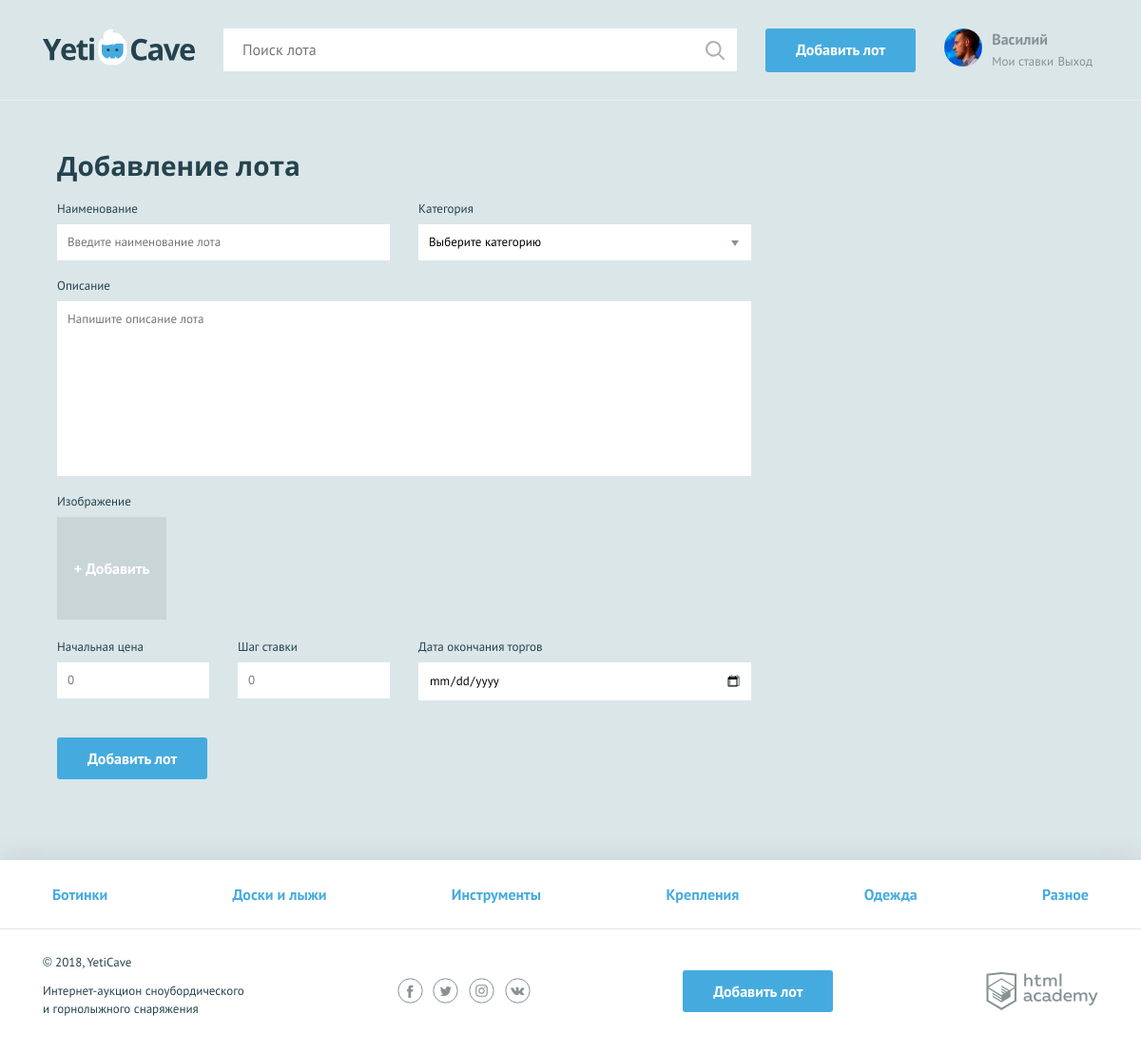
The page /add.php (signed in) on the database its author committed.
### tables this page shows
CREATE TABLE `categories` (
  `id` INT UNSIGNED AUTO_INCREMENT PRIMARY KEY,
  `title` VARCHAR(128) NOT NULL UNIQUE
);

### functions.php (called while the page is built, shortened)
<?php
function include_template($name, $data) {
    $name = 'templates/' . $name;
    extract($data);
    require $name;
    $result = ob_get_clean();
    return $result;
}
function get_categories($connect) {
    $sql = 'SELECT `id`, `title` FROM categories';
    $res = mysqli_query($connect, $sql);
    if($res) {
        $categories = mysqli_fetch_all($res, MYSQLI_ASSOC);
        return $categories;
    }
}

### templates/add_lot.php (the view, shortened to what this page needs)
<?php $classname = count($errors) ? ' form--invalid' : ''; ?>
<form class="form form--add-lot container <?=$classname;?>" action="../add.php" method="post" enctype="multipart/form-data">
    <h2>Добавление лота</h2>
    <div class="form__container-two">
        <?php $classname = isset($errors['title']) ? 'form__item--invalid' : '';
        $value = isset($lot['title']) ? $lot['title'] : ''; ?>
        <div class="form__item <?=$classname;?>">
            <label for="lot-name">Наименование</label>
            <input id="lot-name" type="text" name="lot[title]" placeholder="Введите наименование лота" value="<?=$value;?>" required>
        </div>
        <?php $classname = isset($errors['category']) ? 'form__item--invalid' : '';
        $value = isset($lot['category']) ? $lot['category'] : ''; ?>
        <div class="form__item <?=$classname;?>">
            <label for="category">Категория</label>
            <select id="category" name="lot[category]" required>
                <option>Выберите категорию</option>
            </select>
        </div>
    </div>
    <?php $classname = isset($errors['desc']) ? 'form__item--invalid' : '';
    $value = isset($lot['desc']) ? $lot['desc'] : ''; ?>
    <div class="form__item form__item--wide <?=$classname;?>">
        <label for="message">Описание</label>
        <textarea id="message" name="lot[desc]" placeholder="Напишите описание лота" required><?=$value;?></textarea>
    </div>
    <?php $classname = isset($lot['lot_picture']) ? 'form__item--uploaded' : ''; ?>
    <div class="form__item form__item--file <?=$classname;?>">
        <label>Изображение</label>
        <div class="form__input-file">
            <label for="photo2">
                <span>+ Добавить</span>
            </label>
        </div>
    </div>
    <div class="form__container-three">
        <?php $classname = isset($errors['start_price']) ? 'form__item--invalid' : '';
        $value = isset($lot['start_price']) ? $lot['start_price'] : ''; ?>
        <div class="form__item form__item--small <?=$classname;?>">
            <label for="lot-rate">Начальная цена</label>
            <input id="lot-rate" type="number" name="lot[start_price]" placeholder="0" value="<?=$value;?>" required>
        </div>
        <?php $classname = isset($errors['step']) ? 'form__item--invalid' : '';
        $value = isset($lot['step']) ? $lot['step'] : ''; ?>
        <div class="form__item form__item--small <?=$classname;?>">
            <label for="lot-step">Шаг ставки</label>
            <input id="lot-step" type="number" name="lot[step]" placeholder="0" value="<?=$value;?>" required>
        </div>
        <?php $classname = isset($errors['completion_date']) ? 'form__item--invalid' : '';
        $value = isset($lot['completion_date']) ? $lot['completion_date'] : ''; ?>
        <div class="form__item <?=$classname;?>">
            <label for="lot-date">Дата окончания торгов</label>
            <input class="form__input-date" id="lot-date" type="date" name="lot[completion_date]" value="<?=$value;?>" required>
        </div>
    </div>
    <button type="submit" class="button">Добавить лот</button>
</form>

### templates/layout.php (shortened to what this page needs)
<!DOCTYPE html>
<html lang="ru">
<head>
    <link href="css/normalize.min.css" rel="stylesheet">
    <link href="css/style.css" rel="stylesheet">
</head>
<body>
<div class="page-wrapper">
    <header class="main-header">
        <div class="main-header__container container">
            <a class="main-header__logo"<?php if ($_SERVER['REQUEST_URI'] !== '/' && $_SERVER['REQUEST_URI'] !== '/index.php'): ?>href="index.php"<?php endif; ?>>
                <img src="img/logo.svg" width="160" height="39" alt="Логотип компании YetiCave">
            </a>
            <form class="main-header__search" method="get" action="../search.php">
                <input type="search" name="search" placeholder="Поиск лота" value="<?=$search;?>">
                <input class="main-header__search-btn" type="submit" name="find" value="Найти">
            </form>
            <a class="main-header__add-lot button" href="add.php">Добавить лот</a>
            <nav class="user-menu">
                <?php if (!empty($is_auth)): ?>
                    <div class="user-menu__image">
                        <?php if ($is_auth['avatar'] !== 'NULL'): ?>
                          <img src="<?=$is_auth['avatar'];?>" width="40" height="40" alt="Пользователь">
                        <?php endif; ?>
                    </div>
                    <div class="user-menu__logged">
                        <p><?=htmlspecialchars($is_auth['username']);?></p>
                        <a href="my_bets.php">Мои ставки</a>
                        <a href="logout.php">Выход</a>
                    </div>
                <?php endif; ?>
            </nav>
        </div>
    </header>
    <main class="container">
        <?=$content;?>
    </main>
</div>
<footer class="main-footer">
    <nav class="nav">
        <ul class="nav__list container">
            <?php foreach ($categories as $category): ?>
                <li class="nav__item">
                    <a href="all_lots.php?category=<?=$category['id']?>"><?=$category['title']?></a>
                </li>
            <?php endforeach; ?>
        </ul>
    </nav>
    <div class="main-footer__bottom container">
        <div class="main-footer__copyright">
            <p>© 2018, YetiCave</p>
            <p>Интернет-аукцион сноубордического и горнолыжного снаряжения</p>
        </div>
        <div class="main-footer__social social">
            <a class="social__link social__link--facebook" href="#">
            </a>
            <a class="social__link social__link--twitter" href="#">
            </a>
            <a class="social__link social__link--instagram" href="#">
            </a>
            <a class="social__link social__link--vkontakte" href="#">
            </a>
        </div>
        <a class="main-footer__add-lot button" href="add.php">Добавить лот</a>
        <div class="main-footer__developed-by">
            <a class="logo-academy" href="https://htmlacademy.ru/intensive/php">
            </a>
        </div>
    </div>
</footer>
</body>
</html>

### rows shown on the page
categories: title "Ботинки"
categories: title "Доски и лыжи"
categories: title "Инструменты"
categories: title "Крепления"
categories: title "Одежда"
categories: title "Разное"

### other values the page prints
$is_auth['username'] "Василий"
